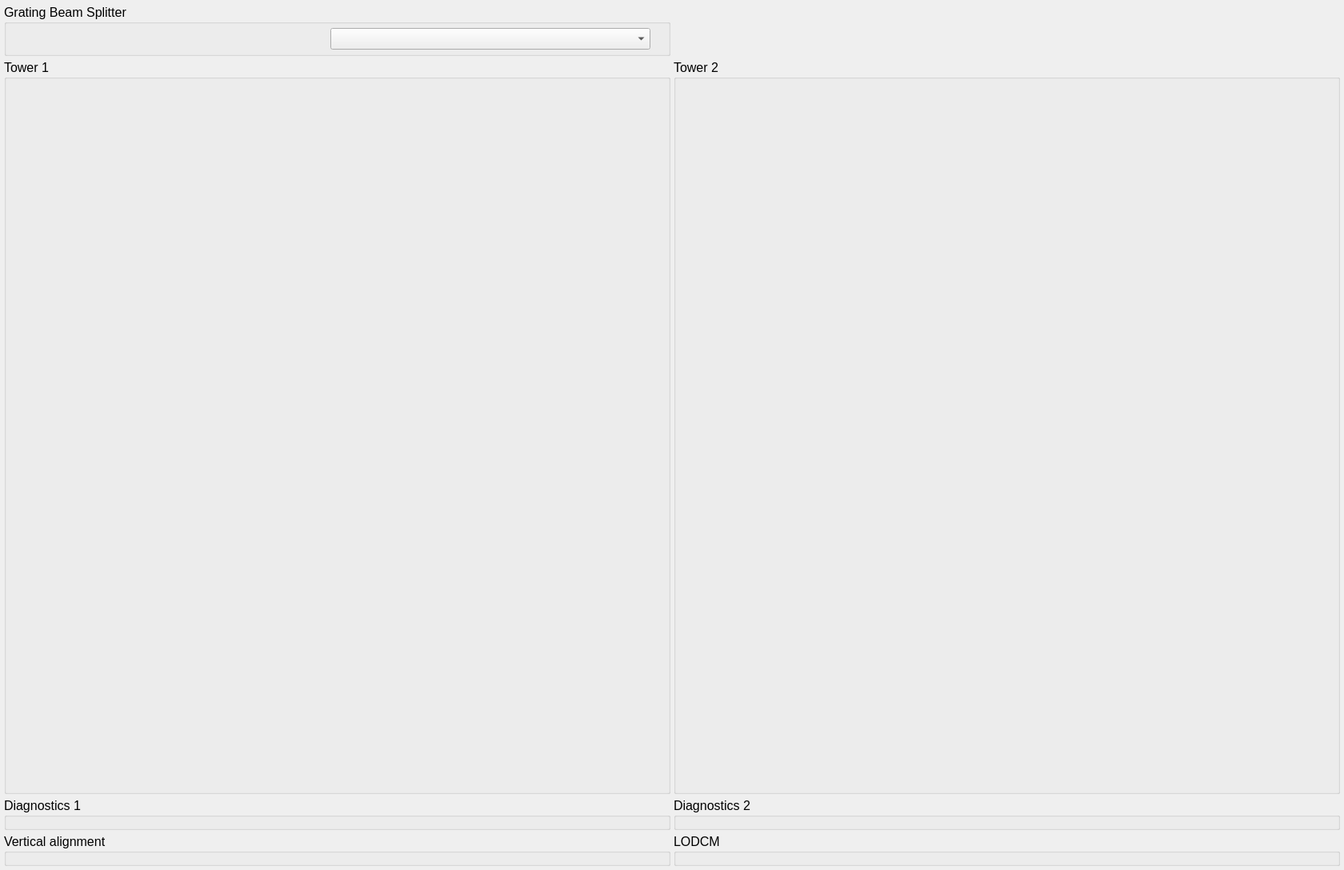
<?xml version="1.0" encoding="UTF-8"?>
<ui version="4.0">
 <class>Form</class>
 <widget class="QWidget" name="Form">
  <property name="geometry">
   <rect>
    <x>0</x>
    <y>0</y>
    <width>1680</width>
    <height>1088</height>
   </rect>
  </property>
  <property name="minimumSize">
   <size>
    <width>1680</width>
    <height>0</height>
   </size>
  </property>
  <property name="windowTitle">
   <string>Form</string>
  </property>
  <layout class="QGridLayout" name="gridLayout">
   <property name="leftMargin">
    <number>5</number>
   </property>
   <property name="topMargin">
    <number>5</number>
   </property>
   <property name="rightMargin">
    <number>5</number>
   </property>
   <property name="bottomMargin">
    <number>5</number>
   </property>
   <property name="spacing">
    <number>4</number>
   </property>
   <item row="3" column="1">
    <widget class="QGroupBox" name="group_d2">
     <property name="font">
      <font>
       <pointsize>12</pointsize>
      </font>
     </property>
     <property name="title">
      <string>Diagnostics 2</string>
     </property>
     <layout class="QVBoxLayout" name="verticalLayout">
      <property name="spacing">
       <number>0</number>
      </property>
      <property name="leftMargin">
       <number>5</number>
      </property>
      <property name="topMargin">
       <number>5</number>
      </property>
      <property name="rightMargin">
       <number>5</number>
      </property>
      <property name="bottomMargin">
       <number>5</number>
      </property>
      <item>
       <widget class="PyDMEmbeddedDisplay" name="w_d2tx">
        <property name="toolTip">
         <string/>
        </property>
        <property name="macros" stdset="0">
         <string>{&quot;MOTOR&quot;: &quot;SP1L2:LODCM:MMS:D2Tx&quot;}</string>
        </property>
        <property name="filename" stdset="0">
         <string>../widgets/positioner_row_tc_interlock.ui</string>
        </property>
        <property name="loadWhenShown" stdset="0">
         <bool>true</bool>
        </property>
        <property name="disconnectWhenHidden" stdset="0">
         <bool>true</bool>
        </property>
        <property name="followSymlinks" stdset="0">
         <bool>false</bool>
        </property>
       </widget>
      </item>
      <item>
       <widget class="PyDMEmbeddedDisplay" name="w_d2ty">
        <property name="toolTip">
         <string/>
        </property>
        <property name="macros" stdset="0">
         <string>{&quot;MOTOR&quot;: &quot;SP1L2:LODCM:MMS:D2Ty&quot;}</string>
        </property>
        <property name="filename" stdset="0">
         <string>../widgets/positioner_row_tc_interlock.ui</string>
        </property>
        <property name="loadWhenShown" stdset="0">
         <bool>true</bool>
        </property>
        <property name="disconnectWhenHidden" stdset="0">
         <bool>true</bool>
        </property>
        <property name="followSymlinks" stdset="0">
         <bool>false</bool>
        </property>
       </widget>
      </item>
     </layout>
    </widget>
   </item>
   <item row="4" column="1">
    <widget class="QGroupBox" name="groupBox">
     <property name="font">
      <font>
       <pointsize>12</pointsize>
      </font>
     </property>
     <property name="title">
      <string>LODCM</string>
     </property>
    </widget>
   </item>
   <item row="1" column="1">
    <widget class="QGroupBox" name="group_t2">
     <property name="font">
      <font>
       <pointsize>12</pointsize>
      </font>
     </property>
     <property name="title">
      <string>Tower 2</string>
     </property>
     <layout class="QVBoxLayout" name="verticalLayout_4">
      <property name="spacing">
       <number>0</number>
      </property>
      <property name="leftMargin">
       <number>5</number>
      </property>
      <property name="topMargin">
       <number>5</number>
      </property>
      <property name="rightMargin">
       <number>5</number>
      </property>
      <property name="bottomMargin">
       <number>5</number>
      </property>
      <item>
       <widget class="PyDMEmbeddedDisplay" name="w_t2ry">
        <property name="toolTip">
         <string/>
        </property>
        <property name="macros" stdset="0">
         <string>{&quot;MOTOR&quot;: &quot;SP1L2:LODCM:MMS:T2Ry&quot;}</string>
        </property>
        <property name="filename" stdset="0">
         <string>../widgets/positioner_row_tc_interlock.ui</string>
        </property>
        <property name="loadWhenShown" stdset="0">
         <bool>true</bool>
        </property>
        <property name="disconnectWhenHidden" stdset="0">
         <bool>true</bool>
        </property>
        <property name="followSymlinks" stdset="0">
         <bool>false</bool>
        </property>
       </widget>
      </item>
      <item>
       <widget class="PyDMEmbeddedDisplay" name="w_t2tz">
        <property name="toolTip">
         <string/>
        </property>
        <property name="macros" stdset="0">
         <string>{&quot;MOTOR&quot;: &quot;SP1L2:LODCM:MMS:T2Tz&quot;}</string>
        </property>
        <property name="filename" stdset="0">
         <string>../widgets/positioner_row_tc_interlock.ui</string>
        </property>
        <property name="loadWhenShown" stdset="0">
         <bool>true</bool>
        </property>
        <property name="disconnectWhenHidden" stdset="0">
         <bool>true</bool>
        </property>
        <property name="followSymlinks" stdset="0">
         <bool>false</bool>
        </property>
       </widget>
      </item>
      <item>
       <widget class="PyDMEmbeddedDisplay" name="w_t2tn">
        <property name="toolTip">
         <string/>
        </property>
        <property name="macros" stdset="0">
         <string>{&quot;MOTOR&quot;: &quot;SP1L2:LODCM:MMS:T2Tn&quot;}</string>
        </property>
        <property name="filename" stdset="0">
         <string>../widgets/positioner_row_tc_interlock.ui</string>
        </property>
        <property name="loadWhenShown" stdset="0">
         <bool>true</bool>
        </property>
        <property name="disconnectWhenHidden" stdset="0">
         <bool>true</bool>
        </property>
        <property name="followSymlinks" stdset="0">
         <bool>false</bool>
        </property>
       </widget>
      </item>
      <item>
       <widget class="PyDMEmbeddedDisplay" name="w_t2tp">
        <property name="toolTip">
         <string/>
        </property>
        <property name="macros" stdset="0">
         <string>{&quot;MOTOR&quot;: &quot;SP1L2:LODCM:MMS:T2Tp&quot;}</string>
        </property>
        <property name="filename" stdset="0">
         <string>../widgets/positioner_row_tc_interlock.ui</string>
        </property>
        <property name="loadWhenShown" stdset="0">
         <bool>true</bool>
        </property>
        <property name="disconnectWhenHidden" stdset="0">
         <bool>true</bool>
        </property>
        <property name="followSymlinks" stdset="0">
         <bool>false</bool>
        </property>
       </widget>
      </item>
      <item>
       <widget class="PyDMEmbeddedDisplay" name="w_t2rp">
        <property name="toolTip">
         <string/>
        </property>
        <property name="macros" stdset="0">
         <string>{&quot;MOTOR&quot;: &quot;SP1L2:LODCM:MMS:T2Rp&quot;}</string>
        </property>
        <property name="filename" stdset="0">
         <string>../widgets/positioner_row_tc_interlock.ui</string>
        </property>
        <property name="loadWhenShown" stdset="0">
         <bool>true</bool>
        </property>
        <property name="disconnectWhenHidden" stdset="0">
         <bool>true</bool>
        </property>
        <property name="followSymlinks" stdset="0">
         <bool>false</bool>
        </property>
       </widget>
      </item>
     </layout>
    </widget>
   </item>
   <item row="3" column="0">
    <widget class="QGroupBox" name="group_d1">
     <property name="font">
      <font>
       <pointsize>12</pointsize>
      </font>
     </property>
     <property name="title">
      <string>Diagnostics 1</string>
     </property>
     <layout class="QVBoxLayout" name="verticalLayout_2">
      <property name="spacing">
       <number>0</number>
      </property>
      <property name="leftMargin">
       <number>5</number>
      </property>
      <property name="topMargin">
       <number>5</number>
      </property>
      <property name="rightMargin">
       <number>5</number>
      </property>
      <property name="bottomMargin">
       <number>5</number>
      </property>
      <item>
       <widget class="PyDMEmbeddedDisplay" name="w_d1ty">
        <property name="toolTip">
         <string/>
        </property>
        <property name="macros" stdset="0">
         <string>{&quot;MOTOR&quot;: &quot;SP1L2:LODCM:MMS:D1Ty&quot;}</string>
        </property>
        <property name="filename" stdset="0">
         <string>../widgets/positioner_row_tc_interlock.ui</string>
        </property>
        <property name="loadWhenShown" stdset="0">
         <bool>true</bool>
        </property>
        <property name="disconnectWhenHidden" stdset="0">
         <bool>true</bool>
        </property>
        <property name="followSymlinks" stdset="0">
         <bool>false</bool>
        </property>
       </widget>
      </item>
      <item>
       <widget class="PyDMEmbeddedDisplay" name="w_d1ry">
        <property name="toolTip">
         <string/>
        </property>
        <property name="macros" stdset="0">
         <string>{&quot;MOTOR&quot;: &quot;SP1L2:LODCM:MMS:D1Ry&quot;}</string>
        </property>
        <property name="filename" stdset="0">
         <string>../widgets/positioner_row_tc_interlock.ui</string>
        </property>
        <property name="loadWhenShown" stdset="0">
         <bool>true</bool>
        </property>
        <property name="disconnectWhenHidden" stdset="0">
         <bool>true</bool>
        </property>
        <property name="followSymlinks" stdset="0">
         <bool>false</bool>
        </property>
       </widget>
      </item>
     </layout>
    </widget>
   </item>
   <item row="4" column="0">
    <widget class="QGroupBox" name="group_v">
     <property name="font">
      <font>
       <pointsize>12</pointsize>
      </font>
     </property>
     <property name="title">
      <string>Vertical alignment</string>
     </property>
     <layout class="QVBoxLayout" name="verticalLayout_5">
      <property name="spacing">
       <number>0</number>
      </property>
      <property name="leftMargin">
       <number>5</number>
      </property>
      <property name="topMargin">
       <number>5</number>
      </property>
      <property name="rightMargin">
       <number>5</number>
      </property>
      <property name="bottomMargin">
       <number>5</number>
      </property>
      <item>
       <widget class="PyDMEmbeddedDisplay" name="PyDMEmbeddedDisplay_7">
        <property name="toolTip">
         <string/>
        </property>
        <property name="macros" stdset="0">
         <string>{&quot;MOTOR&quot;: &quot;SP1L2:LODCM:MMS:T1Ty&quot;}</string>
        </property>
        <property name="filename" stdset="0">
         <string>../widgets/positioner_row.ui</string>
        </property>
        <property name="loadWhenShown" stdset="0">
         <bool>true</bool>
        </property>
        <property name="disconnectWhenHidden" stdset="0">
         <bool>true</bool>
        </property>
        <property name="followSymlinks" stdset="0">
         <bool>false</bool>
        </property>
       </widget>
      </item>
      <item>
       <widget class="PyDMEmbeddedDisplay" name="PyDMEmbeddedDisplay_11">
        <property name="toolTip">
         <string/>
        </property>
        <property name="macros" stdset="0">
         <string>{&quot;MOTOR&quot;: &quot;SP1L2:LODCM:MMS:T2Ty&quot;}</string>
        </property>
        <property name="filename" stdset="0">
         <string>../widgets/positioner_row.ui</string>
        </property>
        <property name="loadWhenShown" stdset="0">
         <bool>true</bool>
        </property>
        <property name="disconnectWhenHidden" stdset="0">
         <bool>true</bool>
        </property>
        <property name="followSymlinks" stdset="0">
         <bool>false</bool>
        </property>
       </widget>
      </item>
      <item>
       <widget class="PyDMEmbeddedDisplay" name="PyDMEmbeddedDisplay_10">
        <property name="toolTip">
         <string/>
        </property>
        <property name="macros" stdset="0">
         <string>{&quot;MOTOR&quot;: &quot;SP1L2:LODCM:MMS:T2Ty2&quot;}</string>
        </property>
        <property name="filename" stdset="0">
         <string>../widgets/positioner_row.ui</string>
        </property>
        <property name="loadWhenShown" stdset="0">
         <bool>true</bool>
        </property>
        <property name="disconnectWhenHidden" stdset="0">
         <bool>true</bool>
        </property>
        <property name="followSymlinks" stdset="0">
         <bool>false</bool>
        </property>
       </widget>
      </item>
     </layout>
    </widget>
   </item>
   <item row="1" column="0">
    <widget class="QGroupBox" name="group_t1">
     <property name="font">
      <font>
       <pointsize>12</pointsize>
      </font>
     </property>
     <property name="title">
      <string>Tower 1</string>
     </property>
     <layout class="QVBoxLayout" name="verticalLayout_3">
      <property name="spacing">
       <number>0</number>
      </property>
      <property name="leftMargin">
       <number>5</number>
      </property>
      <property name="topMargin">
       <number>5</number>
      </property>
      <property name="rightMargin">
       <number>5</number>
      </property>
      <property name="bottomMargin">
       <number>5</number>
      </property>
      <item>
       <widget class="PyDMEmbeddedDisplay" name="w_t1ry">
        <property name="toolTip">
         <string/>
        </property>
        <property name="macros" stdset="0">
         <string>{&quot;MOTOR&quot;: &quot;SP1L2:LODCM:MMS:T1Ry&quot;}</string>
        </property>
        <property name="filename" stdset="0">
         <string>../widgets/positioner_row_tc_interlock.ui</string>
        </property>
        <property name="loadWhenShown" stdset="0">
         <bool>true</bool>
        </property>
        <property name="disconnectWhenHidden" stdset="0">
         <bool>true</bool>
        </property>
        <property name="followSymlinks" stdset="0">
         <bool>false</bool>
        </property>
       </widget>
      </item>
      <item>
       <widget class="PyDMEmbeddedDisplay" name="w_t1tx">
        <property name="toolTip">
         <string/>
        </property>
        <property name="macros" stdset="0">
         <string>{&quot;MOTOR&quot;: &quot;SP1L2:LODCM:MMS:T1Tx&quot;}</string>
        </property>
        <property name="filename" stdset="0">
         <string>../widgets/positioner_row_tc_interlock.ui</string>
        </property>
        <property name="loadWhenShown" stdset="0">
         <bool>true</bool>
        </property>
        <property name="disconnectWhenHidden" stdset="0">
         <bool>true</bool>
        </property>
        <property name="followSymlinks" stdset="0">
         <bool>false</bool>
        </property>
       </widget>
      </item>
      <item>
       <widget class="PyDMEmbeddedDisplay" name="w_t1tp">
        <property name="toolTip">
         <string/>
        </property>
        <property name="macros" stdset="0">
         <string>{&quot;MOTOR&quot;: &quot;SP1L2:LODCM:MMS:T1Tp&quot;}</string>
        </property>
        <property name="filename" stdset="0">
         <string>../widgets/positioner_row_tc_interlock.ui</string>
        </property>
        <property name="loadWhenShown" stdset="0">
         <bool>true</bool>
        </property>
        <property name="disconnectWhenHidden" stdset="0">
         <bool>true</bool>
        </property>
        <property name="followSymlinks" stdset="0">
         <bool>false</bool>
        </property>
       </widget>
      </item>
      <item>
       <widget class="PyDMEmbeddedDisplay" name="w_t1rp">
        <property name="toolTip">
         <string/>
        </property>
        <property name="macros" stdset="0">
         <string>{&quot;MOTOR&quot;: &quot;SP1L2:LODCM:MMS:T1Rp&quot;}</string>
        </property>
        <property name="filename" stdset="0">
         <string>../widgets/positioner_row_tc_interlock.ui</string>
        </property>
        <property name="loadWhenShown" stdset="0">
         <bool>true</bool>
        </property>
        <property name="disconnectWhenHidden" stdset="0">
         <bool>true</bool>
        </property>
        <property name="followSymlinks" stdset="0">
         <bool>false</bool>
        </property>
       </widget>
      </item>
      <item>
       <spacer name="verticalSpacer">
        <property name="orientation">
         <enum>Qt::Vertical</enum>
        </property>
        <property name="sizeHint" stdset="0">
         <size>
          <width>20</width>
          <height>40</height>
         </size>
        </property>
       </spacer>
      </item>
     </layout>
    </widget>
   </item>
   <item row="0" column="0">
    <widget class="QGroupBox" name="groupBox_2">
     <property name="font">
      <font>
       <pointsize>12</pointsize>
      </font>
     </property>
     <property name="title">
      <string>Grating Beam Splitter</string>
     </property>
     <layout class="QVBoxLayout" name="verticalLayout_6">
      <property name="spacing">
       <number>0</number>
      </property>
      <property name="leftMargin">
       <number>5</number>
      </property>
      <property name="topMargin">
       <number>5</number>
      </property>
      <property name="rightMargin">
       <number>5</number>
      </property>
      <property name="bottomMargin">
       <number>5</number>
      </property>
      <item>
       <layout class="QHBoxLayout" name="horizontalLayout">
        <property name="rightMargin">
         <number>17</number>
        </property>
        <item>
         <widget class="PyDMLabel" name="PyDMLabel">
          <property name="font">
           <font>
            <pointsize>10</pointsize>
            <weight>75</weight>
            <bold>true</bold>
           </font>
          </property>
          <property name="toolTip">
           <string/>
          </property>
          <property name="precision" stdset="0">
           <number>0</number>
          </property>
          <property name="showUnits" stdset="0">
           <bool>false</bool>
          </property>
          <property name="precisionFromPV" stdset="0">
           <bool>true</bool>
          </property>
          <property name="alarmSensitiveContent" stdset="0">
           <bool>false</bool>
          </property>
          <property name="alarmSensitiveBorder" stdset="0">
           <bool>true</bool>
          </property>
          <property name="PyDMToolTip" stdset="0">
           <string/>
          </property>
          <property name="channel" stdset="0">
           <string>PF2L0:GBS:MMS:STATE:GET_RBV</string>
          </property>
          <property name="enableRichText" stdset="0">
           <bool>false</bool>
          </property>
         </widget>
        </item>
        <item>
         <widget class="PyDMEnumComboBox" name="PyDMEnumComboBox">
          <property name="toolTip">
           <string/>
          </property>
          <property name="alarmSensitiveContent" stdset="0">
           <bool>false</bool>
          </property>
          <property name="alarmSensitiveBorder" stdset="0">
           <bool>true</bool>
          </property>
          <property name="PyDMToolTip" stdset="0">
           <string/>
          </property>
          <property name="monitorDisp" stdset="0">
           <bool>false</bool>
          </property>
          <property name="channel" stdset="0">
           <string>PF2L0:GBS:MMS:STATE:SET</string>
          </property>
         </widget>
        </item>
       </layout>
      </item>
      <item>
       <widget class="PyDMEmbeddedDisplay" name="w_t1ry_2">
        <property name="toolTip">
         <string/>
        </property>
        <property name="macros" stdset="0">
         <string>{&quot;MOTOR&quot;: &quot;PF2L0:GBS:MMS:Y&quot;}</string>
        </property>
        <property name="filename" stdset="0">
         <string>../widgets/positioner_row.ui</string>
        </property>
        <property name="loadWhenShown" stdset="0">
         <bool>true</bool>
        </property>
        <property name="disconnectWhenHidden" stdset="0">
         <bool>true</bool>
        </property>
        <property name="followSymlinks" stdset="0">
         <bool>false</bool>
        </property>
       </widget>
      </item>
     </layout>
    </widget>
   </item>
  </layout>
 </widget>
 <customwidgets>
  <customwidget>
   <class>PyDMLabel</class>
   <extends>QLabel</extends>
   <header>pydm.widgets.label</header>
  </customwidget>
  <customwidget>
   <class>PyDMEmbeddedDisplay</class>
   <extends>QFrame</extends>
   <header>pydm.widgets.embedded_display</header>
  </customwidget>
  <customwidget>
   <class>PyDMEnumComboBox</class>
   <extends>QComboBox</extends>
   <header>pydm.widgets.enum_combo_box</header>
  </customwidget>
 </customwidgets>
 <resources/>
 <connections/>
</ui>
